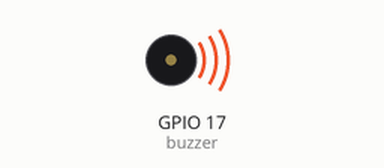
Simulated run of this program. Board: Raspberry Pi (BCM pin numbers). Parts: buzzer (waves = sounding, pin HIGH). What the program prints to the terminal is not drawn.

Above: at 0.2 s.
Timing chart, 0 to 3.0 s (numbered marks = the images above):
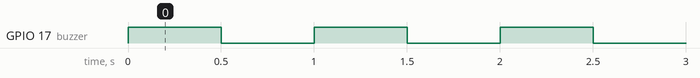

Measured:
- by itself, GPIO 17 (buzzer): alternates HIGH for 0.50 s and LOW for 0.50 s

The program:

Practice_3_Piezo.py
```python
## 피에조 센서 ## - 소리 출력

import RPi.GPIO as GPIO
from time import sleep

GPIO.setwarnings(False)     # 경고 문구 제거
GPIO.setmode(GPIO.BCM)      # 핀번호 모드 BCM 설정

buzzer = 17
GPIO.setup(buzzer,GPIO.OUT) # 17번핀을 출력으로 사용

while True:
    try:

        # 17번 핀 output에 True 입력
        GPIO.output(buzzer,GPIO.HIGH)       # GPIO.HIGH = True
        print ("Beep")
        sleep(0.5)

        # 17번 핀 output False
        GPIO.output(buzzer,GPIO.LOW)        # GPIO.LOW = False
        print ("No Beep")
        sleep(0.5)

    # 키보드 인터럽트 발생
    except KeyboardInterrupt:

        pass
        print('종료되었습니다')
        GPIO.cleanup()      # 핀 설정 초기화
        exit()              # 종료
```
